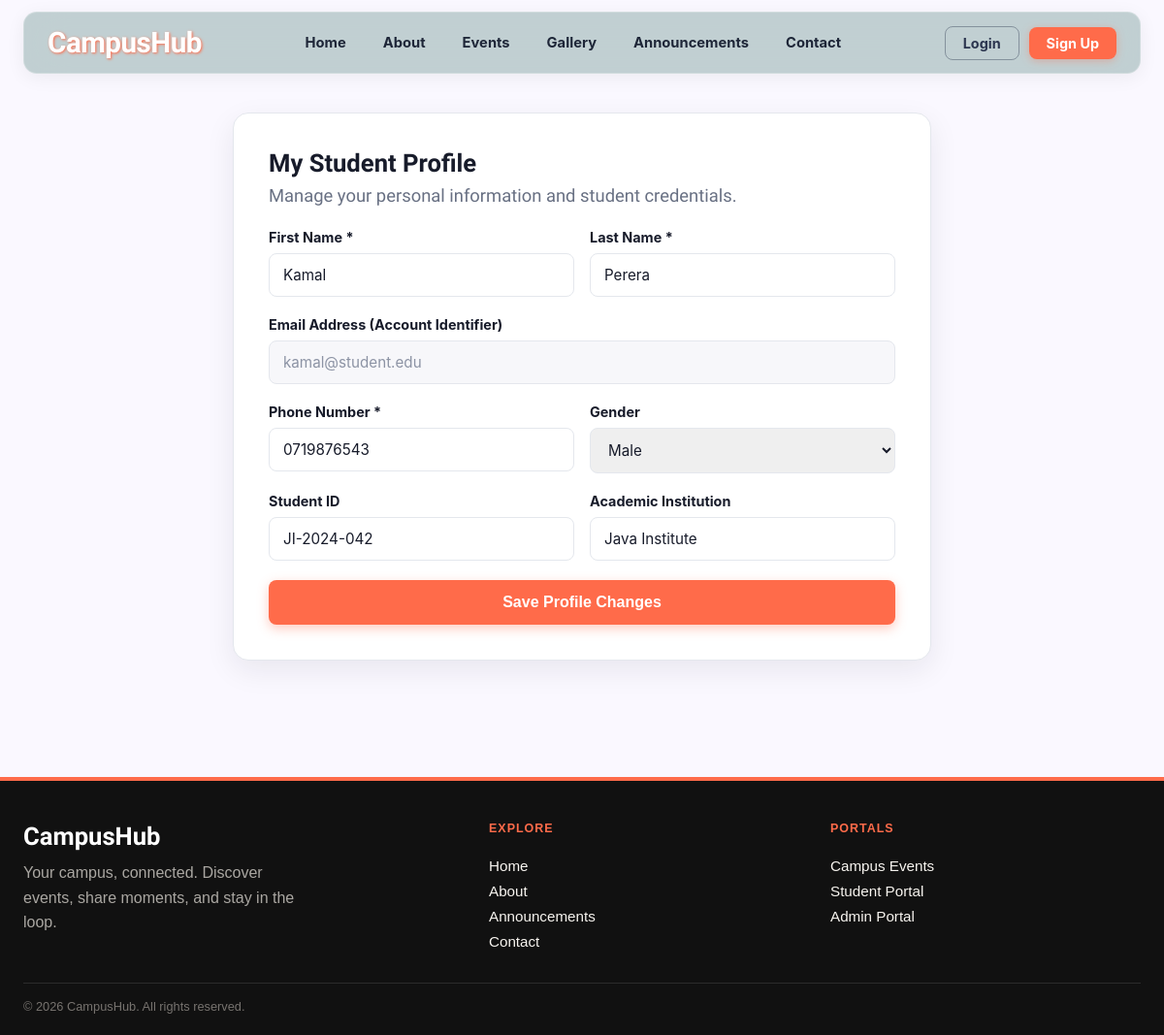
/student/profile.php, run on an earlier commit of the app's database.
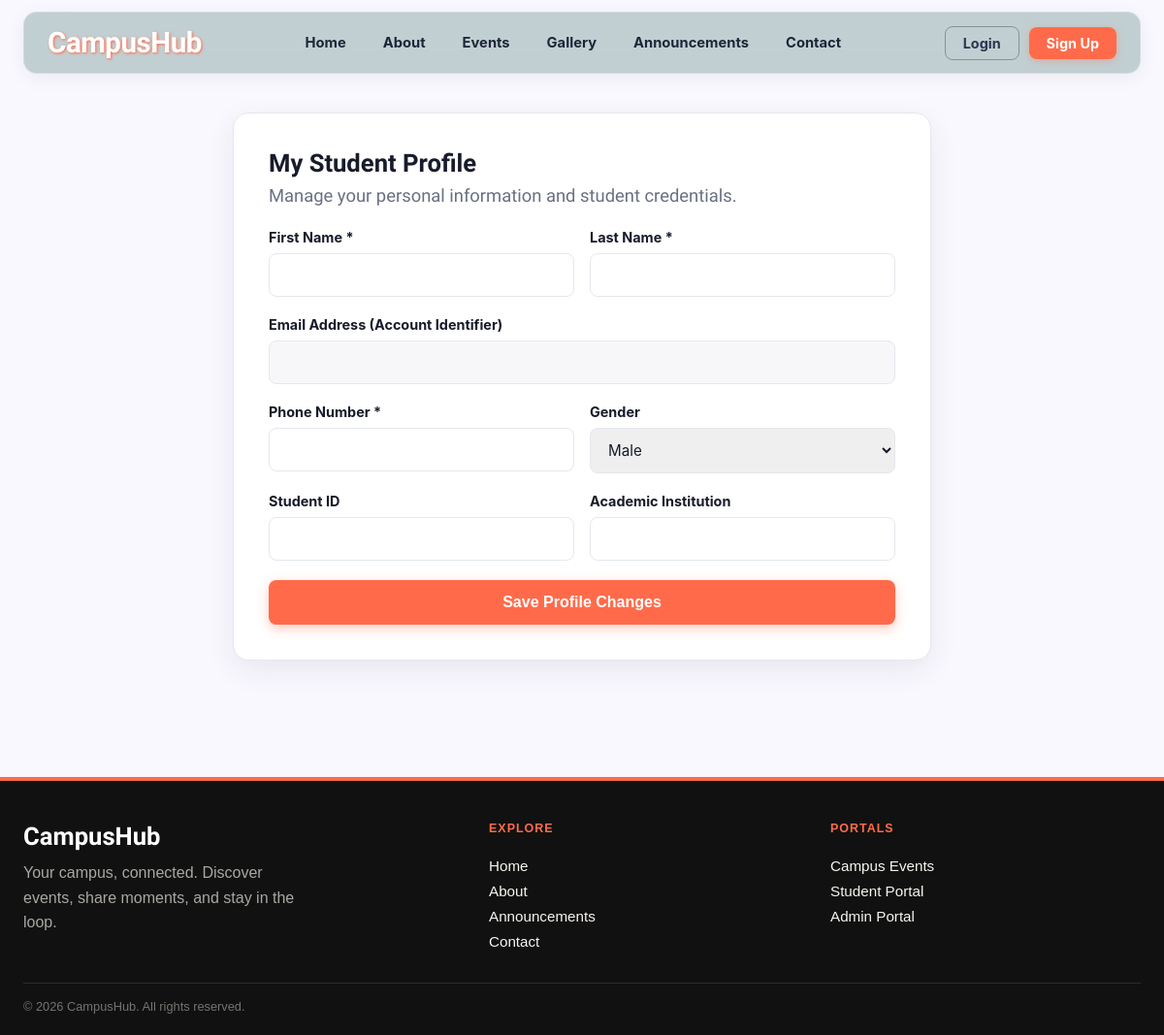
And on a later commit of the database.
### tables this page shows
CREATE TABLE IF NOT EXISTS `users` (
                                                   `user_id` INT NOT NULL AUTO_INCREMENT,
                                                   `first_name` VARCHAR(75) NOT NULL,
    `last_name` VARCHAR(75) NOT NULL,
    `password_hash` VARCHAR(255) NOT NULL,
    `gender` ENUM('male', 'female') NULL DEFAULT NULL,
    `email` VARCHAR(50) NULL DEFAULT NULL,
    `phone` VARCHAR(13) NOT NULL,
    `role` ENUM('student', 'teacher') NOT NULL DEFAULT 'student',
    `profile_img` VARCHAR(255) NULL DEFAULT NULL,
    PRIMARY KEY (`user_id`),
    UNIQUE INDEX `phone_UNIQUE` (`phone` ASC) VISIBLE,
    UNIQUE INDEX `email_UNIQUE` (`email` ASC) VISIBLE);

### includes/db.php (called while the page is built, shortened)
<?php
class Database
{
  private static $connection = null;
  public static function getConnection()
  {
    if (self::$connection === null) {
      $conn = @new mysqli(DB_HOST, DB_USER, DB_PASS, DB_NAME, 3306);
      $conn->set_charset("utf8mb4");
      self::$connection = $conn;
    }
    return self::$connection;
  }
  public static function search($query, $types = null, $params = [])
  {
    $conn = self::getConnection();
    $statement = $conn->prepare($query);
    if ($types != null && !empty($params)) {
      $statement->bind_param($types, ...$params);
    }
    $statement->execute();
    $result = $statement->get_result();
    return $result;
  }
}

### student/profile.php (the view, shortened to what this page needs)
<?php
require_once '../includes/header.php';
require_once '../includes/db.php';
$user_id = isset($_SESSION['user_id']) ? (int)$_SESSION['user_id'] : 2;
$user = null;
$res = Database::search("SELECT * FROM users WHERE user_id = ? LIMIT 1", "i", [$user_id]);
if ($res && $res->num_rows > 0) {
    $user = $res->fetch_assoc();
} else {
    $user = [
        'first_name' => '',
        'last_name' => '',
        'email' => '',
        'phone' => '',
        'gender' => 'male',
        'student_id' => '',
        'institution' => ''
    ];
}
?>
<main class="page-container">
  <div class="profile-container">
    <div class="profile-card">
      <h1>My Student Profile</h1>
      <p class="subtitle">Manage your personal information and student credentials.</p>
      <form action="profile.php" method="POST">
        <div class="form-row-2">
          <div class="form-group">
            <label for="first_name">First Name *</label>
            <input type="text" id="first_name" name="first_name" class="form-control" value="<?php echo htmlspecialchars($user['first_name']); ?>" required>
          </div>
          <div class="form-group">
            <label for="last_name">Last Name *</label>
            <input type="text" id="last_name" name="last_name" class="form-control" value="<?php echo htmlspecialchars($user['last_name']); ?>" required>
          </div>
        </div>
        <div class="form-group">
          <label>Email Address (Account Identifier)</label>
          <input type="email" class="form-control" value="<?php echo htmlspecialchars($user['email']); ?>" disabled>
        </div>
        <div class="form-row-2">
          <div class="form-group">
            <label for="phone">Phone Number *</label>
            <input type="text" id="phone" name="phone" class="form-control" value="<?php echo htmlspecialchars($user['phone']); ?>" required>
          </div>
          <div class="form-group">
            <label for="gender">Gender</label>
            <select id="gender" name="gender" class="form-control">
              <option value="male" <?php echo ($user['gender'] === 'male') ? 'selected' : ''; ?>>Male</option>
            </select>
          </div>
        </div>
        <div class="form-row-2">
          <div class="form-group">
            <label for="student_id">Student ID</label>
            <input type="text" id="student_id" name="student_id" class="form-control" value="<?php echo htmlspecialchars($user['student_id'] ?? 'JI-2024-042'); ?>">
          </div>
          <div class="form-group">
            <label for="institution">Academic Institution</label>
            <input type="text" id="institution" name="institution" class="form-control" value="<?php echo htmlspecialchars($user['institution'] ?? 'Java Institute for Advanced Technology'); ?>">
          </div>
        </div>
        <button type="submit" class="btn-save">Save Profile Changes</button>
      </form>
    </div>
  </div>
</main>
<?php
require_once '../includes/footer.php';
?>

### includes/header.php (shortened to what this page needs)
<?php
$path = "./";
if (file_exists("../includes/header.php")) {
    $path = "../";
}
$is_logged_in = false;
$user_name = "";
$user_role = "";
?>
<!doctype html>
<html lang="en">
<head>
  <link rel="stylesheet" href="<?php echo $path; ?>assets/css/style.css">
</head>
<body>
  <header class="main-header">
    <nav class="nav-bar">
      <a href="<?php echo $path; ?>index.php" class="nav-logo">CampusHub</a>
      <div class="nav-links">
        <a href="<?php echo $path; ?>index.php">Home</a>
        <a href="<?php echo $path; ?>about.php">About</a>
        <?php if ($is_logged_in == true && ($user_role == "super_admin" || $user_role == "admin")): ?>
          <a href="<?php echo $path; ?>admin/dashboard.php">Dashboard</a>
          <a href="<?php echo $path; ?>admin/manage_events.php">Events</a>
          <a href="<?php echo $path; ?>admin/manage_students.php">Students</a>
          <a href="<?php echo $path; ?>admin/manage_registrations.php">Registrations</a>
          <a href="<?php echo $path; ?>announcements.php">Notices</a>
          <a href="<?php echo $path; ?>gallery.php">Gallery</a>
        <?php else: ?>
          <a href="<?php echo $path; ?>events.php">Events</a>
          <a href="<?php echo $path; ?>gallery.php">Gallery</a>
          <a href="<?php echo $path; ?>announcements.php">Announcements</a>
          <a href="<?php echo $path; ?>contact.php">Contact</a>
        <?php endif; ?>
      </div>
      <div class="nav-account">
        <?php if ($is_logged_in == true): ?>
          <div class="acc-container">
            <div class="user-image">
              <img src="<?php echo $path; ?>assets/images/user.png" alt="User">
            </div>
            <div class="user-details">
              <span class="user-name"><?php echo htmlspecialchars($user_name); ?></span>
              <span class="user-role-badge"><?php echo htmlspecialchars(str_replace('_', ' ', $user_role)); ?></span>
            </div>
            <div class="account-menu">
              <button class="account-btn" id="accountMenuBtn" type="button" aria-label="Toggle user menu">
                <img src="<?php echo $path; ?>assets/images/menu.png" alt="Menu">
              </button>
              <div class="account-dropdown" id="accountDropdown">
                <?php if ($user_role == "super_admin"): ?>
                  <a href="<?php echo $path; ?>admin/dashboard.php">Super Admin Dashboard</a>
                  <a href="<?php echo $path; ?>master_control/index.php">Master Control Unit</a>
                  <a href="<?php echo $path; ?>admin/manage_roles.php">Manage Admins & Mods</a>
                  <a href="<?php echo $path; ?>admin/manage_events.php">Manage Events</a>
                  <a href="<?php echo $path; ?>admin/organization_info.php">Organization Info</a>
                <?php elseif ($user_role == "admin"): ?>
                  <a href="<?php echo $path; ?>admin/dashboard.php">Admin Dashboard</a>
                  <a href="<?php echo $path; ?>admin/add_event.php">Add New Event</a>
                  <a href="<?php echo $path; ?>admin/manage_roles.php">Declare / Add Moderators</a>
                  <a href="<?php echo $path; ?>admin/manage_announcements.php">Manage Announcements</a>
                  <a href="<?php echo $path; ?>admin/organization_info.php">Organization Info</a>
                  <a href="<?php echo $path; ?>admin/upload_media.php">Upload Media</a>
                <?php elseif ($user_role == "moderator"): ?>
                  <a href="<?php echo $path; ?>admin/dashboard.php">Moderator Dashboard</a>
                  <a href="<?php echo $path; ?>admin/manage_events.php">Manage Events</a>
                  <a href="<?php echo $path; ?>admin/add_event.php">Add New Event</a>
                  <a href="<?php echo $path; ?>admin/upload_media.php">Upload Media</a>
                <?php else: ?>
                  <a href="<?php echo $path; ?>student/dashboard.php">My Dashboard</a>
                  <a href="<?php echo $path; ?>student/my_registrations.php">My Registrations</a>
                  <a href="<?php echo $path; ?>student/upload_photo.php">Upload Photos</a>
                  <a href="<?php echo $path; ?>student/apply_role.php">Apply for Role</a>
                  <a href="<?php echo $path; ?>student/profile.php">My Profile</a>
                <?php endif; ?>
                <a href="<?php echo $path; ?>logout.php" class="logout-link">Logout</a>
              </div>
            </div>
          </div>
        <?php else: ?>
          <div class="nav-buttons">
            <a href="<?php echo $path; ?>login.php" class="btn-nav-login">Login</a>
            <a href="<?php echo $path; ?>login.php?tab=signup" class="btn-nav-signup">Sign Up</a>
          </div>
        <?php endif; ?>
      </div>
    </nav>
  </header>

### includes/footer.php (shortened to what this page needs)
<?php
$path = "./";
if (file_exists("../includes/header.php")) {
    $path = "../";
}
?>
<footer class="site-footer">
  <div class="footer-container">
    <div class="footer-brand">
      <h2>CampusHub</h2>
      <p>Your campus, connected. Discover events, share moments, and stay in the loop.</p>
    </div>
    <nav class="footer-links" aria-label="Footer navigation">
      <h3>Explore</h3>
      <a href="<?php echo $path; ?>index.php">Home</a>
      <a href="<?php echo $path; ?>about.php">About</a>
      <a href="<?php echo $path; ?>announcements.php">Announcements</a>
      <a href="<?php echo $path; ?>contact.php">Contact</a>
    </nav>
    <div class="socials">
      <h3>Portals</h3>
      <a href="<?php echo $path; ?>events.php">Campus Events</a>
      <a href="<?php echo $path; ?>student/dashboard.php">Student Portal</a>
      <a href="<?php echo $path; ?>admin/dashboard.php">Admin Portal</a>
    </div>
  </div>
  <div class="footer-bottom">&copy; <?php echo date('Y'); ?> CampusHub. All rights reserved.</div>
</footer>
</body>
</html>

### assets/css/style.css (style rules this page uses)
*, *::before, *::after { box-sizing: border-box; }
html, body { margin: 0; padding: 0; width: 100%; min-height: 100%; overflow-x: hidden; background-color: #faf8ff; font-family: 'Archivo Black', sans-serif; -webkit-text-size-adjust: 100%; }
input, select, textarea, button { max-width: 100%; box-sizing: border-box; }

### includes/header.php (style rules this page uses)
.main-header { position: relative; z-index: 9999; width: 100%; padding: 12px 24px 0; box-sizing: border-box; }
.nav-bar { position: relative; z-index: 9999; background-color: rgba(86, 131, 127, 0.35); backdrop-filter: blur(20px); -webkit-backdrop-filter: blur(12px); border: 1px solid rgba(255, 255, 255, 0.25); box-shadow: 0 4px 20px rgba(0, 0, 0, 0.06); color: #2b354f; display: flex; align-items: center; justify-content: space-between; gap: 16px; min-height: 64px; width: 100%; margin: 0 auto; padding: 6px clamp(14px, 2vw, 32px); box-sizing: border-box; border-radius: 14px; font-family: -apple-system, BlinkMacSystemFont, "Segoe UI", Roboto, "Helvetica Neue", Arial, sans-serif; }
.nav-logo { display: flex; align-items: center; font-size: 1.85rem; color: #ffffff; font-family: 'Archivo Black', sans-serif; font-weight: bold; text-shadow: #FF6B4A 1px 1px 3px; text-decoration: none; letter-spacing: -0.5px; flex-shrink: 0; }
.nav-links { display: flex; flex: 1; justify-content: center; align-items: center; gap: 6px 14px; flex-wrap: wrap; margin: 0 10px; }
.nav-links a { text-decoration: none; color: #1e2638; font-weight: 700; font-size: 0.92rem; padding: 7px 12px; border-radius: 8px; white-space: nowrap; transition: all 0.2s ease; }
.nav-account { display: flex; align-items: center; gap: 12px; flex-shrink: 0; }
.nav-buttons { display: flex; align-items: center; gap: 10px; }
.btn-nav-login, .btn-nav-signup { display: inline-block; padding: 8px 18px; border-radius: 8px; font-weight: 700; font-size: 0.9rem; text-decoration: none; cursor: pointer; transition: all 0.2s ease; border: none; white-space: nowrap; }
.btn-nav-login { background-color: transparent; color: #2b354f; border: 1.5px solid rgba(43, 53, 79, 0.4); }
.btn-nav-signup { background-color: #FF6B4A; color: #ffffff; box-shadow: 0 2px 8px rgba(255, 107, 74, 0.35); }

### student/profile.php (style rules this page uses)
.page-container { --ink: #171b2a; --muted: #687083; --line: #e4e7ed; --coral: #FF6B4A; width: 100%; padding: 0 24px 64px; box-sizing: border-box; }
.profile-container { width: 100%; max-width: 720px; margin: 40px auto 0; }
.profile-card { background: #ffffff; border: 1px solid var(--line); border-radius: 16px; padding: 36px; box-shadow: 0 10px 30px rgba(23, 27, 42, 0.08); }
.profile-card h1 { margin: 0 0 8px; color: var(--ink); font-size: 1.6rem; }
.profile-card p.subtitle { margin: 0 0 24px; color: var(--muted); font-family: 'Cabin Sketch', cursive; font-size: 1.15rem; }
.form-row-2 { display: grid; grid-template-columns: 1fr 1fr; gap: 16px; }
.form-group { margin-bottom: 20px; }
.form-group label { display: block; margin-bottom: 8px; font-weight: 700; color: var(--ink); font-size: 0.9rem; font-family: -apple-system, BlinkMacSystemFont, "Segoe UI", Roboto, sans-serif; }
.form-control { width: 100%; padding: 12px 14px; border: 1.5px solid var(--line); border-radius: 8px; font-size: 0.95rem; color: var(--ink); box-sizing: border-box; font-family: -apple-system, BlinkMacSystemFont, "Segoe UI", Roboto, sans-serif; }
.form-control:disabled { background-color: #f7f7fa; color: #8c93a4; cursor: not-allowed; }
.btn-save { width: 100%; background-color: var(--coral); color: #ffffff; padding: 14px; border: none; border-radius: 8px; font-weight: bold; font-size: 1rem; cursor: pointer; box-shadow: 0 4px 12px rgba(255, 107, 74, 0.35); transition: background-color 0.2s; }

What changed in the data, as far as the page shows it:
removed users: first_name "Kamal", last_name "Perera", email "kamal@student.edu", phone "0719876543", gender "Male", student_id "JI-2024-042", institution "Java Institute"
Also different on the page:
form field gender: (not shown) → "Male"
